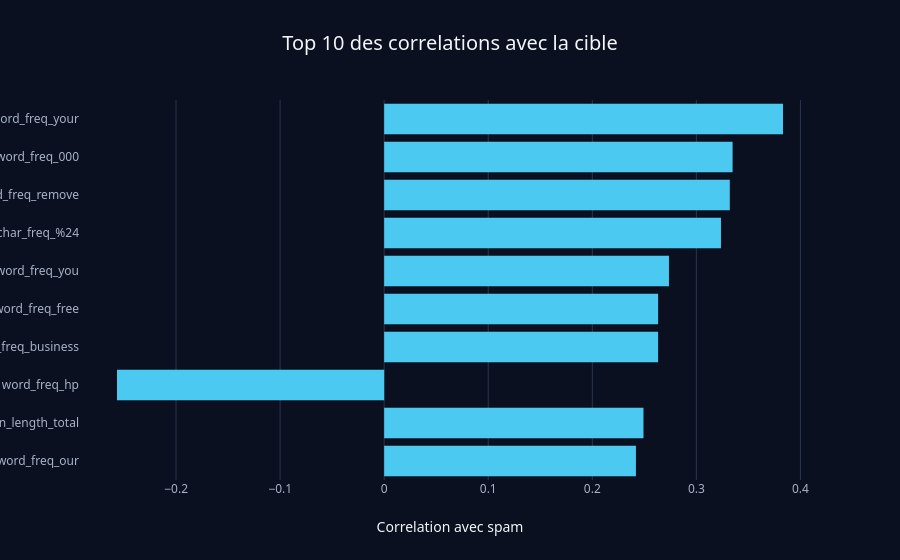
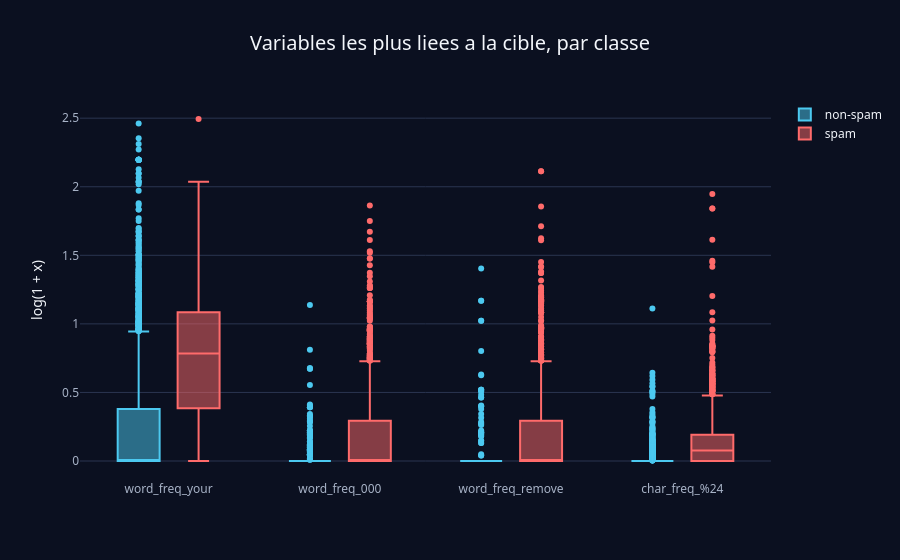

The notebook cell saved with these charts, in order:
### Markdown cell above
#### 3. Corrélations

**Avec la cible.** On calcule la corrélation (de Pearson) entre chaque variable et l'indicatrice « spam ».

### Code cell
corr_cible = X.corrwith(y).sort_values(key=abs, ascending=False)
top = corr_cible.head(10)
fig = go.Figure(go.Bar(x=top.values, y=top.index, orientation="h", marker_color=pick_color(0)))
fig.update_layout(title="Top 10 des correlations avec la cible", xaxis_title="Correlation avec spam",
                  yaxis=dict(autorange="reversed"))
fig.show()

# Distribution par classe des 4 variables les plus liees a la cible (log(1+x) a cause de l'asymetrie)
fig = go.Figure()
for i, (classe, nom) in enumerate([(0, "non-spam"), (1, "spam")]):
    sous = np.log1p(X.loc[y == classe, top.index[:4]]).melt()
    fig.add_trace(go.Box(x=sous["variable"], y=sous["value"], name=nom, marker_color=pick_color(i)))
fig.update_layout(boxmode="group", title="Variables les plus liees a la cible, par classe",
                  yaxis_title="log(1 + x)")
fig.show()

### Figure 1 — Plotly figure (JSON) as saved in the notebook; plotly's stock layout.template omitted (floating-point values rounded to 4 significant figures)
{"data": [{"marker": {"color": "#4cc9f0"}, "orientation": "h", "type": "bar", "x": [0.3832, 0.3348, 0.3321, 0.3236, 0.2737, 0.2632, 0.2632, -0.2567, 0.2492, 0.2419], "y": ["word_freq_your", "word_freq_000", "word_freq_remove", "char_freq_%24", "word_freq_you", "word_freq_free", "word_freq_business", "word_freq_hp", "capital_run_length_total", "word_freq_our"]}], "layout": {"title": {"text": "Top 10 des correlations avec la cible"}, "xaxis": {"title": {"text": "Correlation avec spam"}}, "yaxis": {"autorange": "reversed"}}}

### Figure 2 — Plotly figure (JSON) as saved in the notebook; plotly's stock layout.template omitted (floating-point values rounded to 4 significant figures; data arrays with more than 128 entries replaced by an {"elided": "..."} marker saying what was removed)
{"data": [{"marker": {"color": "#4cc9f0"}, "name": "non-spam", "type": "box", "x": {"elided": "11152 str values"}, "y": {"elided": "11152 float values"}}, {"marker": {"color": "#ff6b6b"}, "name": "spam", "type": "box", "x": {"elided": "7252 str values"}, "y": {"elided": "7252 float values"}}], "layout": {"boxmode": "group", "title": {"text": "Variables les plus liees a la cible, par classe"}, "yaxis": {"title": {"text": "log(1 + x)"}}}}
